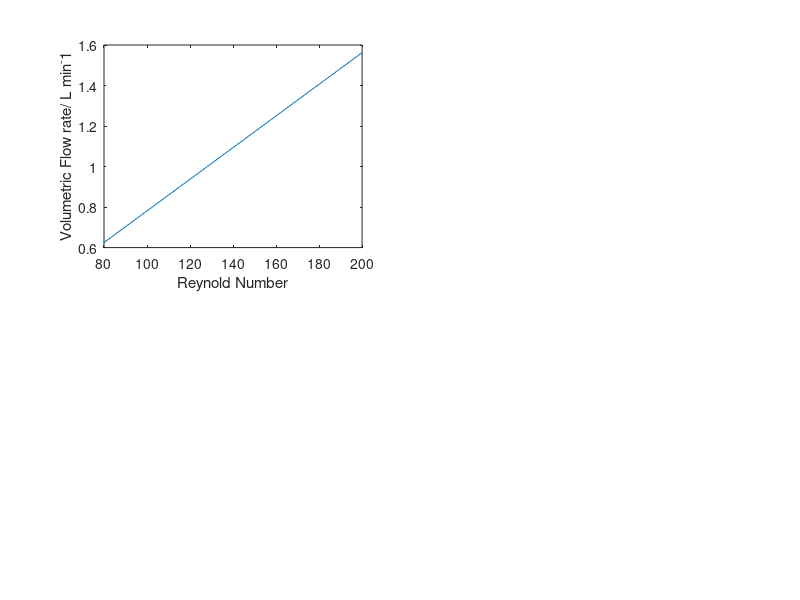

Source code (MATLAB):
clc
clear
format long

Re=80:200;%Re range for vortex street generation
v=0.798e-3/996;%Kinematic Viscosity of Water @ 30 degC
D=1e-2;%Circular Cylinder Diameter/m
St=0.22;%St for circular cylinder
fn=2.25;%Natural Frequency of cylinder/Hz


%Vr=V./(fn.*D);%Reduced velocity
%fv=(St.*V)./D;%Vortex shedding frequency/Hz

A=(25e-2)*(20e-2);% Test section flow CS Area/m^2
%Re=(Dh.*V)./v
Dh=(4*A)/(2*(20e-2)+(25e-2));
V=(Re.*v)./Dh;%Require flow speed in test section/m s^-1

Q=A.*V;%Required volume flow rate/m^3 s^-1
Q=Q.*(1000*60);%L/min
subplot(221)
plot(Re, Q)
xlabel('Reynold Number')
ylabel('Volumetric Flow rate/ L min^-1')
% subplot(222)
% plot(Re,fv)
% xlabel('Reynold Number')
% ylabel('Vortex Shedding Frequency / Hz')

% o=250e-3/2;%Outlet half-width
% i=o*2;%Inlet half-width;contraction ratio is i/o
% L=600e-3;%Length of contraction section
% x=[0:1e-3:L]';%x coordinate points of section
% y=i-(i-o).*(6.*(x./L).^5-15.*(x./L).^4+10.*(x./L).^3);%y coorinates to model 5th order curve
% subplot(223)
% plot(x,y)

% filename = 'Contraction Section.xlsx';
% sheet = 1;
% xlRange = 'A2';
% xlswrite(filename,x,sheet,xlRange)
% filename = 'Contraction Section.xlsx';
% sheet = 1;
% xlRange = 'B2';
% xlswrite(filename,y,sheet,xlRange)